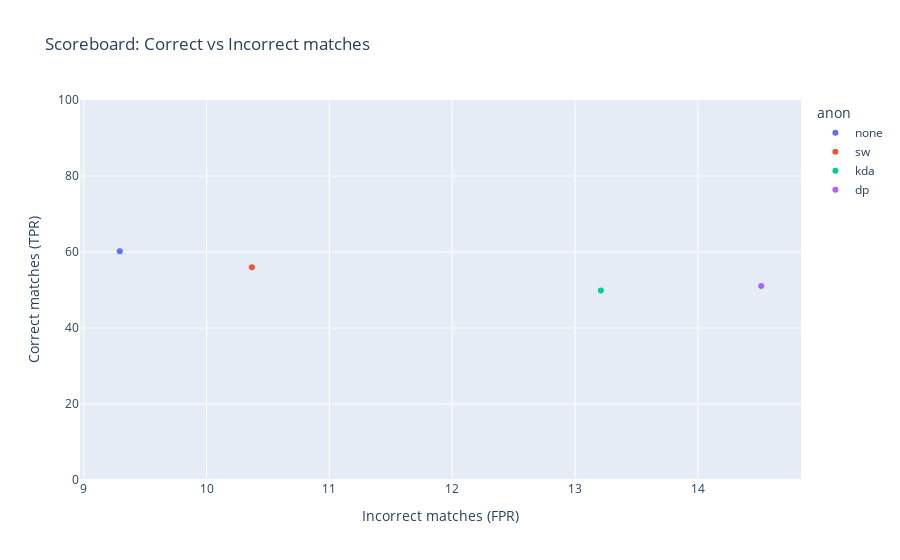

Source (notebook cell):
### Code cell
fig = px.scatter(df, x='FPR', y='TPR', 
    color='anon',
    range_y=[0,100],
    labels={
        "FPR": "Incorrect matches (FPR)",
        "TPR": "Correct matches (TPR)",
    },
    title="Scoreboard: Correct vs Incorrect matches")
fig.show()

### Figure 1 — Plotly figure (JSON) as saved in the notebook; plotly's stock layout.template omitted (floating-point values rounded to 4 significant figures)
{"data": [{"hovertemplate": "anon=none<br>Incorrect matches (FPR)=%{x}<br>Correct matches (TPR)=%{y}<extra></extra>", "legendgroup": "none", "marker": {"color": "#636efa", "symbol": "circle"}, "mode": "markers", "name": "none", "orientation": "v", "showlegend": true, "type": "scatter", "x": [9.293], "xaxis": "x", "y": [60.22], "yaxis": "y"}, {"hovertemplate": "anon=sw<br>Incorrect matches (FPR)=%{x}<br>Correct matches (TPR)=%{y}<extra></extra>", "legendgroup": "sw", "marker": {"color": "#EF553B", "symbol": "circle"}, "mode": "markers", "name": "sw", "orientation": "v", "showlegend": true, "type": "scatter", "x": [10.37], "xaxis": "x", "y": [55.99], "yaxis": "y"}, {"hovertemplate": "anon=kda<br>Incorrect matches (FPR)=%{x}<br>Correct matches (TPR)=%{y}<extra></extra>", "legendgroup": "kda", "marker": {"color": "#00cc96", "symbol": "circle"}, "mode": "markers", "name": "kda", "orientation": "v", "showlegend": true, "type": "scatter", "x": [13.21], "xaxis": "x", "y": [49.85], "yaxis": "y"}, {"hovertemplate": "anon=dp<br>Incorrect matches (FPR)=%{x}<br>Correct matches (TPR)=%{y}<extra></extra>", "legendgroup": "dp", "marker": {"color": "#ab63fa", "symbol": "circle"}, "mode": "markers", "name": "dp", "orientation": "v", "showlegend": true, "type": "scatter", "x": [14.52], "xaxis": "x", "y": [51.08], "yaxis": "y"}], "layout": {"legend": {"title": {"text": "anon"}, "tracegroupgap": 0}, "title": {"text": "Scoreboard: Correct vs Incorrect matches"}, "xaxis": {"anchor": "y", "domain": [0, 1], "title": {"text": "Incorrect matches (FPR)"}}, "yaxis": {"anchor": "x", "domain": [0, 1], "range": [0, 100], "title": {"text": "Correct matches (TPR)"}}}}
